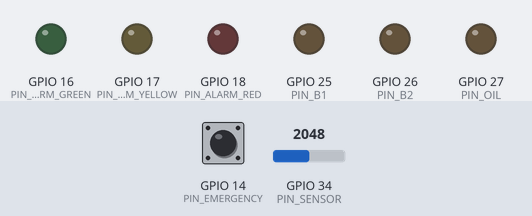
A sketch run on a simulated ESP32. Shown: output pins drawn as LEDs (lit = HIGH). The inputs (shaded band) are chosen by the test bench; at power-on: GPIO 34 (PIN_SENSOR) = 2048, GPIO 14 (PIN_EMERGENCY) HIGH. WiFi joins after 1.5 s; servers stay silent unless stated; uploads are accepted with an empty reply; what the sketch prints to the serial monitor is not drawn.

Above: at 0.1 s.
At 2.7 s:
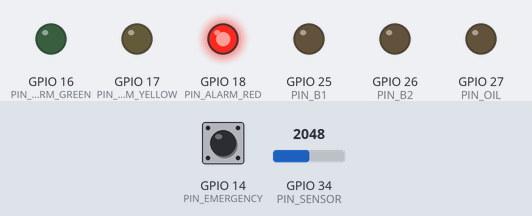
2.8 s: GPIO 34 (PIN_SENSOR) set to 160
6.4 s: GPIO 14 (PIN_EMERGENCY) pulled LOW for 1.25 s
11.7 s: GPIO 34 (PIN_SENSOR) set to 240
14.4 s: GPIO 14 (PIN_EMERGENCY) pulled LOW for 1.25 s
Timing chart, 0 to 17.4 s (numbered marks = the images above; inputs shaded):
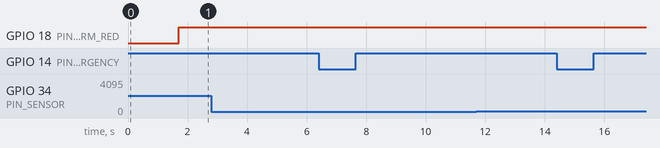

The sketch:

esp32_http_bridge.ino
```cpp
#include <WiFi.h>
#include <HTTPClient.h>
#include <ArduinoJson.h>

const char* WIFI_SSID = "COLOQUE_O_NOME_DO_WIFI";
const char* WIFI_PASS = "COLOQUE_A_SENHA_DO_WIFI";

// Troque pelo IP do computador que roda o Gateway.
// Exemplo: http://192.168.0.10:8020
const char* GATEWAY_BASE = "http://192.168.0.10:8020";

// Saídas demonstrativas.
// Use primeiro LEDs ou relés SEM carga perigosa.
// Só conecte bomba real depois de validar a bancada com instrutor.
const int PIN_B1 = 25;
const int PIN_B2 = 26;
const int PIN_OIL = 27;
const int PIN_ALARM_GREEN = 16;
const int PIN_ALARM_YELLOW = 17;
const int PIN_ALARM_RED = 18;

// Entradas.
const int PIN_EMERGENCY = 14;
const int PIN_SENSOR = 34;

unsigned long lastCycle = 0;
int elapsedSeconds = 0;

float readPressureMbar() {
  int raw = analogRead(PIN_SENSOR);

  // Conversão inicial demonstrativa.
  // Substituir pela curva real do sensor usado:
  // pressão = f(tensão ou leitura ADC).
  float pressure = 1013.0 - (raw / 4095.0) * 1013.0;

  if (pressure < 0.01) pressure = 0.01;
  if (pressure > 1013.0) pressure = 1013.0;

  return pressure;
}

String httpGet(String path) {
  if (WiFi.status() != WL_CONNECTED) return "";

  HTTPClient http;
  String url = String(GATEWAY_BASE) + path;

  http.begin(url);
  int code = http.GET();

  String body = "";
  if (code > 0) {
    body = http.getString();
  }

  http.end();
  return body;
}

bool httpPost(String path, String json) {
  if (WiFi.status() != WL_CONNECTED) return false;

  HTTPClient http;
  String url = String(GATEWAY_BASE) + path;

  http.begin(url);
  http.addHeader("Content-Type", "application/json");

  int code = http.POST(json);

  Serial.print("POST ");
  Serial.print(path);
  Serial.print(" -> ");
  Serial.println(code);

  http.end();

  return code >= 200 && code < 300;
}

void allOutputsOff() {
  digitalWrite(PIN_B1, LOW);
  digitalWrite(PIN_B2, LOW);
  digitalWrite(PIN_OIL, LOW);
  digitalWrite(PIN_ALARM_GREEN, LOW);
  digitalWrite(PIN_ALARM_YELLOW, LOW);
  digitalWrite(PIN_ALARM_RED, HIGH);
}

String getJsonString(JsonDocument& doc, const char* key, const char* fallback) {
  if (doc[key].is<const char*>()) return String(doc[key].as<const char*>());
  return String(fallback);
}

void acknowledgeCommand(String commandId, bool applied, String message) {
  StaticJsonDocument<512> ack;

  ack["command_id"] = commandId;
  ack["applied"] = applied;
  ack["message"] = message;

  String body;
  serializeJson(ack, body);

  httpPost("/api/hardware/command-ack", body);
}

void applyDesiredOutputs(String body) {
  if (body.length() == 0) {
    allOutputsOff();
    return;
  }

  StaticJsonDocument<1536> doc;
  DeserializationError error = deserializeJson(doc, body);

  if (error) {
    Serial.print("Erro JSON desired-outputs: ");
    Serial.println(error.c_str());
    allOutputsOff();
    return;
  }

  String commandId = getJsonString(doc, "command_id", "SEM_ID");

  JsonObject outputs = doc["outputs"];
  JsonObject safety = doc["safety"];

  bool emergencyStop = outputs["emergency_stop"] | true;
  bool allowedToRun = doc["allowed_to_run"] | false;

  bool pumpB1 = outputs["pump_b1"] | false;
  bool pumpB2 = outputs["pump_b2"] | false;
  bool oilValve = outputs["oil_valve"] | false;
  bool green = outputs["alarm_green"] | false;
  bool yellow = outputs["alarm_yellow"] | false;
  bool red = outputs["alarm_red"] | false;

  bool localEmergency = digitalRead(PIN_EMERGENCY) == LOW;

  if (!allowedToRun || emergencyStop || localEmergency) {
    digitalWrite(PIN_B1, LOW);
    digitalWrite(PIN_B2, LOW);
    digitalWrite(PIN_OIL, LOW);
    digitalWrite(PIN_ALARM_GREEN, LOW);
    digitalWrite(PIN_ALARM_YELLOW, LOW);
    digitalWrite(PIN_ALARM_RED, HIGH);

    acknowledgeCommand(commandId, true, "Comando seguro aplicado: saidas desligadas.");
    return;
  }

  digitalWrite(PIN_B1, pumpB1 ? HIGH : LOW);
  digitalWrite(PIN_B2, pumpB2 ? HIGH : LOW);
  digitalWrite(PIN_OIL, oilValve ? HIGH : LOW);
  digitalWrite(PIN_ALARM_GREEN, green ? HIGH : LOW);
  digitalWrite(PIN_ALARM_YELLOW, yellow ? HIGH : LOW);
  digitalWrite(PIN_ALARM_RED, red ? HIGH : LOW);

  acknowledgeCommand(commandId, true, "Comando aplicado pelo ESP32.");
}

void sendHardwareState() {
  bool emergency = digitalRead(PIN_EMERGENCY) == LOW;
  bool b1State = digitalRead(PIN_B1) == HIGH;
  bool b2State = digitalRead(PIN_B2) == HIGH;
  bool oilState = digitalRead(PIN_OIL) == HIGH;

  float pressure = readPressureMbar();
  float hoseLoss = 1.2;
  float tankPressure = pressure + hoseLoss;
  float oilInjected = oilState ? max(0, elapsedSeconds - 90) * 0.75 : 0;

  String status = emergency ? "BLOQUEADO" : "EM_CICLO";
  String stage = emergency ? "BLOQUEADO" : "VACUO_INICIAL";

  if (!emergency && elapsedSeconds >= 24 && elapsedSeconds < 90) {
    stage = "VACUO_PROFUNDO";
  }

  if (!emergency && elapsedSeconds >= 90) {
    stage = "INJECAO_DE_OLEO";
  }

  StaticJsonDocument<1536> doc;

  doc["status"] = status;
  doc["stage"] = stage;
  doc["elapsed_seconds"] = elapsedSeconds;
  doc["pressure_machine_mbar"] = pressure;

  JsonObject pumps = doc.createNestedObject("pumps");
  pumps["b1"] = b1State;
  pumps["b2"] = b2State;
  pumps["oil"] = oilState;

  JsonObject oil = doc.createNestedObject("oil");
  oil["injected_l"] = oilInjected;
  oil["remaining_l"] = max(0.0f, 120.0f - oilInjected);
  oil["flow_l_min"] = oilState ? 1.5 : 0.0;

  JsonObject hardware = doc.createNestedObject("hardware");
  hardware["sensor_online"] = true;
  hardware["plc_online"] = true;
  hardware["emergency"] = emergency;

  JsonArray tanks = doc.createNestedArray("tanks");
  JsonObject tank = tanks.createNestedObject();
  tank["id"] = "T1";
  tank["pressure_mbar"] = tankPressure;
  tank["machine_pressure_mbar"] = pressure;
  tank["hose_loss_mbar"] = hoseLoss;
  tank["oil_in_l"] = oilInjected;
  tank["risk_pct"] = 18;

  if (emergency) {
    doc["alarm"] = "EMERGENCIA_FISICA";
  } else {
    doc["alarm"] = nullptr;
  }

  String body;
  serializeJson(doc, body);

  httpPost("/api/hardware/ingest", body);
  Serial.println(body);
}

void setup() {
  Serial.begin(115200);

  pinMode(PIN_B1, OUTPUT);
  pinMode(PIN_B2, OUTPUT);
  pinMode(PIN_OIL, OUTPUT);
  pinMode(PIN_ALARM_GREEN, OUTPUT);
  pinMode(PIN_ALARM_YELLOW, OUTPUT);
  pinMode(PIN_ALARM_RED, OUTPUT);

  pinMode(PIN_EMERGENCY, INPUT_PULLUP);
  pinMode(PIN_SENSOR, INPUT);

  digitalWrite(PIN_B1, LOW);
  digitalWrite(PIN_B2, LOW);
  digitalWrite(PIN_OIL, LOW);
  digitalWrite(PIN_ALARM_GREEN, LOW);
  digitalWrite(PIN_ALARM_YELLOW, LOW);
  digitalWrite(PIN_ALARM_RED, LOW);

  WiFi.begin(WIFI_SSID, WIFI_PASS);

  while (WiFi.status() != WL_CONNECTED) {
    delay(500);
    Serial.println("Conectando Wi-Fi...");
  }

  Serial.print("ESP32 conectado. IP: ");
  Serial.println(WiFi.localIP());
}

void loop() {
  unsigned long nowMs = millis();

  if (nowMs - lastCycle < 1000) {
    return;
  }

  lastCycle = nowMs;
  elapsedSeconds++;

  String desired = httpGet("/api/hardware/desired-outputs");
  applyDesiredOutputs(desired);

  sendHardwareState();
}
```

Measured:
- after the input at 2.8 s, every drawn part: stays the same
- after the input at 6.4 s, every drawn part: stays the same
- after the input at 11.7 s, every drawn part: stays the same
- after the input at 14.4 s, every drawn part: stays the same
